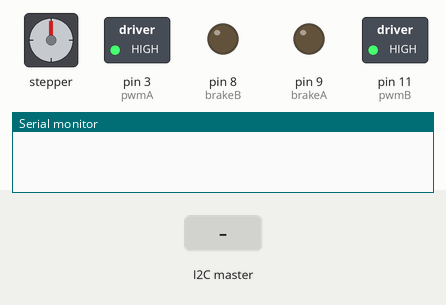
This sketch was run on a simulated Arduino Uno, built with avr-gcc and run on an emulated ATmega328P. Shown: stepper motor, switched loads named in the sketch (green lamp = pin HIGH), output pins drawn as LEDs (lit = HIGH), the last lines printed to the serial monitor. Inputs (shaded band) come from the test bench. Stepper angles assume 200 steps per turn.

Above: at 1.2 s.
1.3 s: the I2C master sends the byte 5
At 2.3 s:
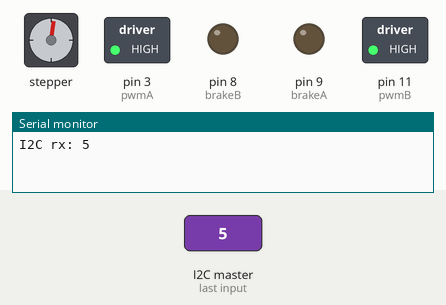
2.9 s: the I2C master sends the byte 90
At 4.3 s:
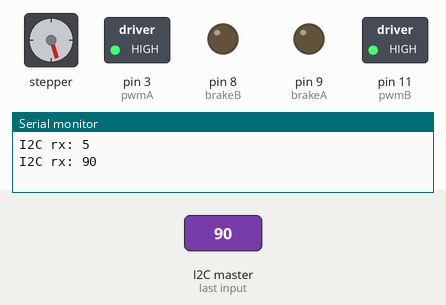
5.1 s: the I2C master sends the byte 200
At 5.55 s:
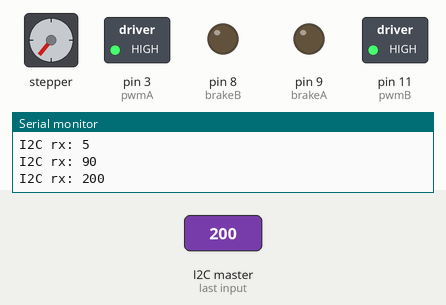
7.4 s: the I2C master sends the byte 0
At 7.55 s:
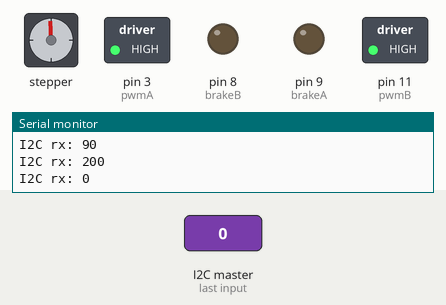
11.5 s: the I2C master sends the byte 200
At 11.65 s:
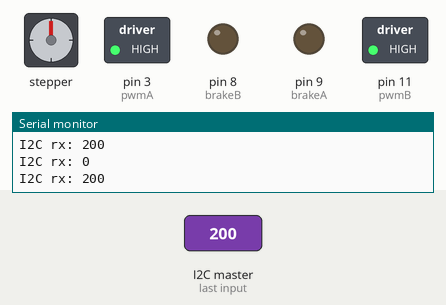
Timing chart, 0 to 14.5 s (numbered marks = the images above; inputs shaded):
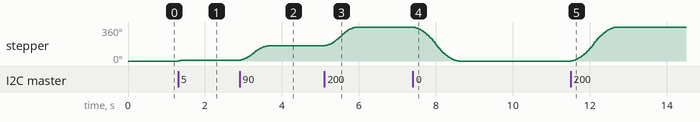

Measured:
- after the input at 2.9 s, stepper: turns 153° clockwise in 0.76 s, starting at once
- after the input at 5.1 s, stepper: turns 198° clockwise in 0.84 s, starting at once
- after the input at 7.4 s, stepper: turns 360° counter-clockwise in 1.2 s, starting at once
- after the input at 11.5 s, stepper: turns 360° clockwise in 1.2 s, starting at once

The sketch:

Slave_Accel.ino
```cpp
/* ******* SAND VENDOR SLAVE *******
  Reveives position data from Master via I2C,
  or via Serial for debugging purposes.
  Position data should be sent as byte of
  ASCII value of position number. I.e. position 1
  has byte value 49.

  Moves stepper motor to new position relative to
  Last known state. If not starting from zero,
  will end up offset!

  Created April 2013
  Esther Holleman & Ronny Eichler

*/


// I2C communication
#include <Wire.h>

// Setup stepper control
#include <AccelStepper.h>
const int pwmA = 3;
const int pwmB = 11;
const int brakeA = 9;
const int brakeB = 8;
const int dirA = 12;
const int dirB = 13;

const int STEPS = 200;   // Steps per revolution
const int MAXPOS = 8;    // Number of stops
const int POS_STEP = 25; // POS_STEP = STEPS / MAXPOS

AccelStepper stepper(AccelStepper::FULL2WIRE, dirA, dirB);;

//#define DEV_ID 2
volatile int currentPos = 0;
volatile int properPos = 0;

void setup()
{
  // join i2c bus with address
  Wire.begin(16);
  Wire.onReceive(receiveEvent);

  // turn on PWM
  pinMode(pwmA, OUTPUT);
  digitalWrite(pwmA, HIGH);
  pinMode(pwmB, OUTPUT);
  digitalWrite(pwmB, HIGH);
  // turn brakes off
  pinMode(brakeA, OUTPUT);
  digitalWrite(brakeA, LOW);
  pinMode(brakeB, OUTPUT);
  digitalWrite(brakeB, LOW);

  stepper.setMaxSpeed(1000);
  stepper.setAcceleration(500);
  stepper.moveTo(0);
  stepper.run();

  Serial.begin(9600);
}

void loop()
{
//  if (properPos > MAXPOS-1) {
//    properPos = MAXPOS -1;
//  }
//  if (currentPos != properPos) {
//    moveMotor(properPos);
//  }
  stepper.run();
}

// function that executes whenever data is received from master
// this function is registered as an event, see setup()
void receiveEvent(int howMany)
{
  Serial.print("I2C rx: ");
  while(Wire.available())
  {
    properPos = Wire.read(); // receive byte as a character
    Serial.println(properPos, DEC);
  }
  stepper.moveTo(properPos);
}

void moveMotor(int endPos) {
  Serial.println("Moving...");
  // Move the motor X amount of steps
//  int steps = endPos-currentPos;
//  Serial.println(steps, DEC);
  currentPos = endPos;
  Serial.println("Done!");
}

void serialEvent() {
  int incoming;
  while(Serial.available()) {
    properPos = Serial.read() - 48;
    Serial.print("Serial rx:");
    Serial.println(properPos, DEC); // pos sent as char
  }
}
```
